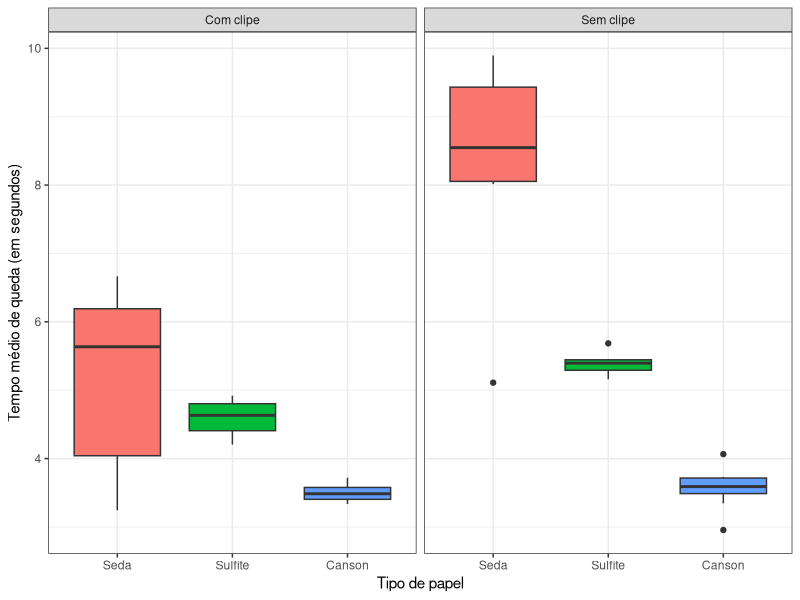
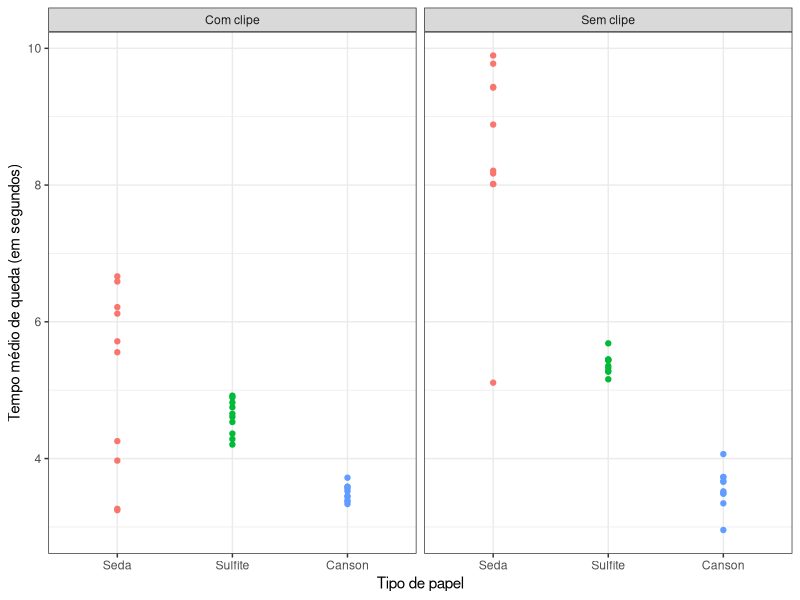
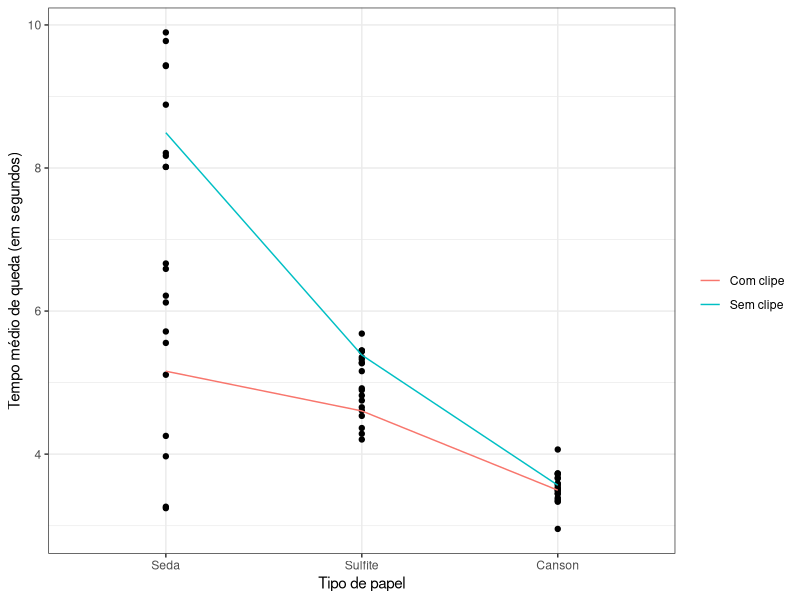
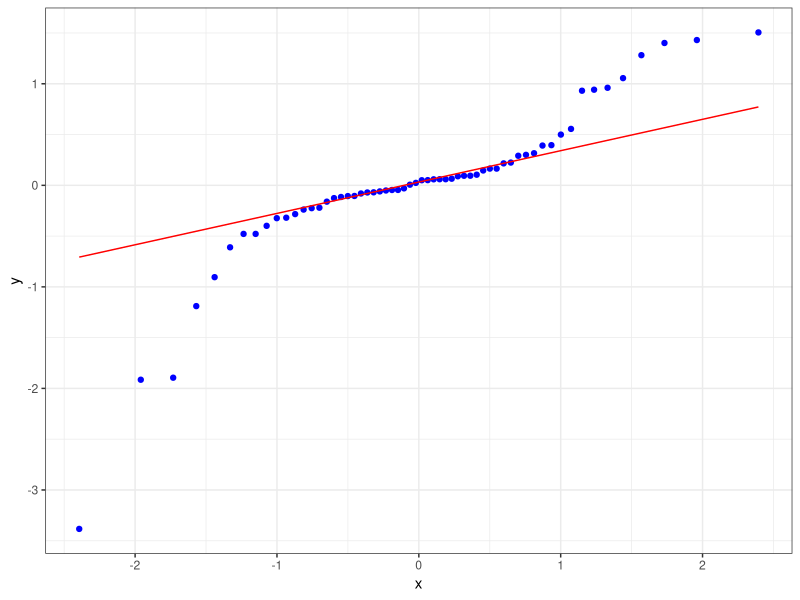
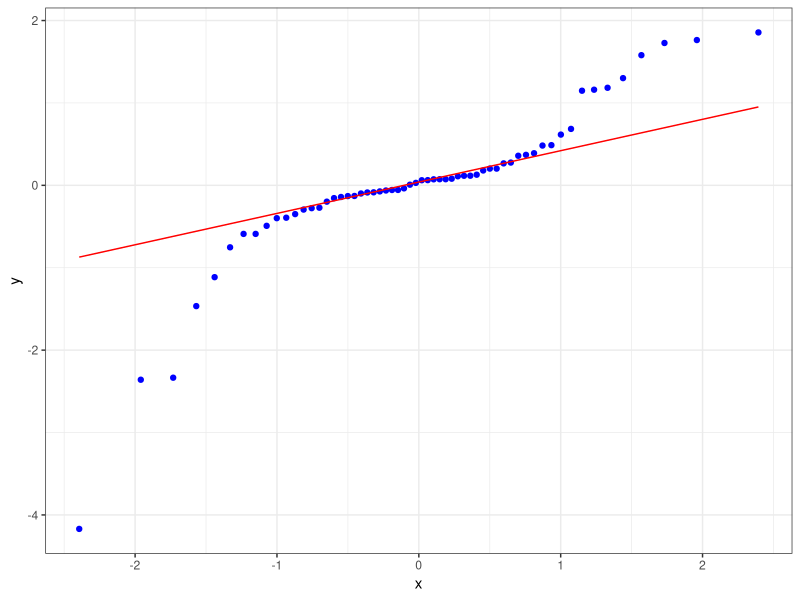
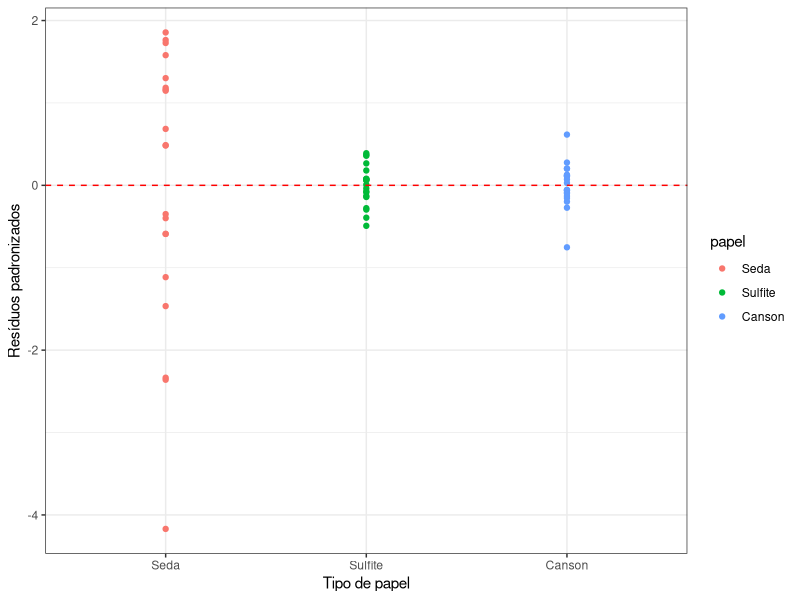
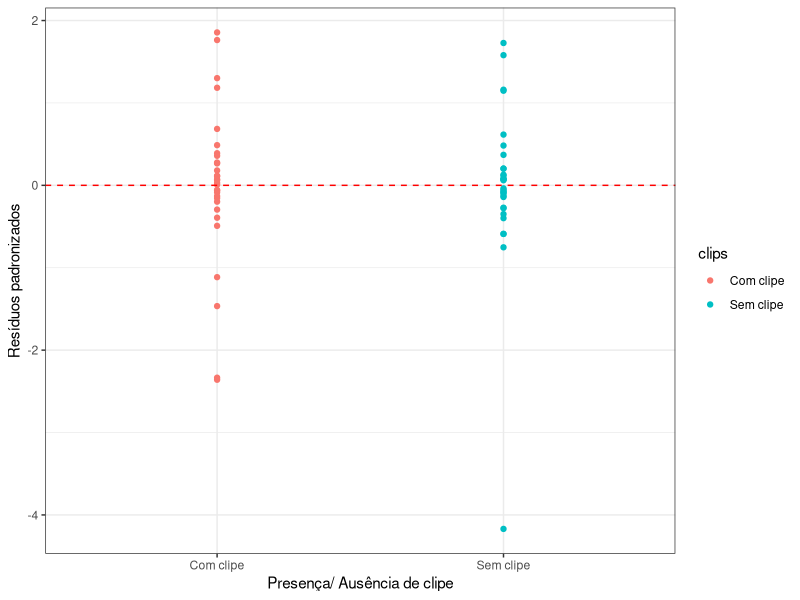
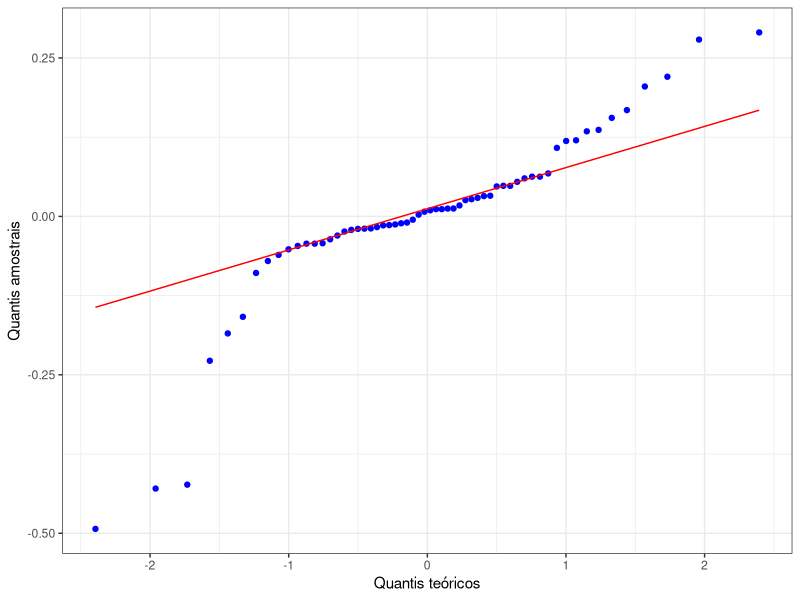

R code for these plots, in order:
library(readxl)
library(dplyr)
library(tidyverse)
dados <- read_xlsx("helicopter.xlsx")

#Transformando variaveis em fatores
dados$papel <- factor(dados$papel, levels = c("Seda", "Sulfite", "Canson"))
for (i in 1:nrow(dados)){
  if (dados$clips[i] == "Não"){
    dados$clips[i] <- "Sem clipe"
  } else {
    dados$clips[i] <- "Com clipe"
  }
}
dados$clips <- as.factor(dados$clips)

#Variavel resposta: media dos tempos
dados$tempo <- rowMeans(dados %>% select(terreo, segundo_andar))


#Analise descritiva
descritiva <- function(variavel){
  medidas <- summary(variavel)
  standard.deviation <- sd(variavel)
  
  return(c(medidas, SD = standard.deviation))}


medidas.resumo <- dados %>% select(c("papel", "clips", "tempo")) %>% group_by(papel, clips) %>% 
  summarise(n = n(), Media = mean(tempo), standard.deviation = sd(tempo), 
            cv = (standard.deviation/Media)*100, Minimo = min(tempo), Maximo = max(tempo))

library(knitr)
kable(medidas.resumo, col.names = c("papel", "clips", "n", "Media", "standard.deviation", "cv", "Minimo", "Maximo"),
      digits = 2, caption = "Tabela Teste") 

#Os helicpteros de seda , independente da presenca de clipes, tiveram os tempos mais variados em relacao aos helicopteros de outros papeis:
dados %>% ggplot(aes(x = papel, y = tempo, fill = papel)) + 
  geom_boxplot(show.legend = FALSE) +
  facet_wrap(~ clips) +
  labs(x = "Tipo de papel", y = "Tempo médio de queda (em segundos)") +
  theme_bw()

#Gráfico de dispersão:
dados %>% ggplot(aes(x = papel, y = tempo, color = papel)) + 
  geom_point(show.legend = FALSE) +
  facet_wrap(~ clips) +
  labs(x = "Tipo de papel", y = "Tempo médio de queda (em segundos)") +
  theme_bw()

# Gráfico de interação:
medias <- dados %>% group_by(clips, papel) %>% summarise(media_tempo = mean(tempo))

dados %>% ggplot(aes(x = papel, y = tempo)) +
  geom_point() +
  geom_line(data = medias, aes(x = papel, y = media_tempo, group = clips, color = clips)) +
  labs(x = "Tipo de papel", y = "Tempo médio de queda (em segundos)", color = "") +
  theme_bw()


# ANOVA
modelo.anova <- lm(tempo ~ papel*clips, dat = dados)
fit<-anova(modelo.anova)

# Diagnóstico do modelo
#qqplot - normalidade
dados$residuos <- residuals(modelo.anova)
dados %>% ggplot(aes(sample = residuos)) + 
  stat_qq(color = "blue") + 
  stat_qq_line(color = "red") + 
  theme_bw()

dados$res_padronizados <- dados$residuos/sqrt(fit$`Mean Sq`[4])
dados %>% ggplot(aes(sample = res_padronizados)) + 
  stat_qq(color = "blue") + 
  stat_qq_line(color = "red") + 
  theme_bw()

#residuos padronizados versus niveis fator A
dados %>% select(c(papel, res_padronizados)) %>% ggplot(aes(x = papel, y = res_padronizados, color = papel)) +
  geom_point() +
  geom_hline(yintercept = 0, color = "red", linetype = "dashed") +
  labs(x = "Tipo de papel", y = "Resíduos padronizados") +
  theme_bw()

#residuos padronizados versus niveis fator B
dados %>% select(c(clips, res_padronizados)) %>% ggplot(aes(x = clips, y = res_padronizados, color = clips)) +
  geom_point() +
  geom_hline(yintercept = 0, color = "red", linetype = "dashed") +
  labs(x = "Presença/ Ausência de clipe", y = "Resíduos padronizados") +
  theme_bw()

# TRANSFORMAÇÃO log
#qqplot - normalidade
dados$tempo_log <-log(dados$tempo)

modelo.anova2 <- lm(tempo_log ~ papel*clips, data = dados)
fit2<-anova(modelo.anova2)

dados$residuos.2 <- residuals(modelo.anova2)
dados %>% ggplot(aes(sample = residuos.2)) + 
  stat_qq(color = "blue") + 
  stat_qq_line(color = "red") + 
  labs(x = "Quantis teóricos", y = "Quantis amostrais") +
  theme_bw()


# ANOVA NAO PARAMÉTRICA
# Transformação em postos

aov.rnk <- aov(rank(tempo) ~ papel*clips, data = dados, 
               contrasts = list(papel = 'contr.sum', clips = 'contr.sum'))

summary(aov.rnk, type = 'III')

# ou: (tanto faz)
aov.rnk.2 <- lm(rank(tempo) ~ papel*clips, data = dados, 
                contrasts = list(papel = 'contr.sum', clips = 'contr.sum'))

fit3<-anova(aov.rnk.2)
fit3

# Resíduos
#qqplot - normalidade
dados$res.np <- residuals(aov.rnk.2)
dados %>% ggplot(aes(sample = res.np)) + 
  stat_qq(color = "blue") + 
  stat_qq_line(color = "red") + 
  labs(x = "Quantis teóricos", y = "Quantis amostrais") +
  theme_bw()

dados$res_padronizados_np <- dados$res.np/sqrt(fit3$`Mean Sq`[4])
dados %>% ggplot(aes(sample = res_padronizados_np)) + 
  stat_qq(color = "blue") + 
  stat_qq_line(color = "red") + 
  theme_bw()

#residuos padronizados versus niveis fator A
dados %>% select(c(papel, res_padronizados_np)) %>% ggplot(aes(x = papel, y = res_padronizados_np, color = papel)) +
  geom_point() +
  geom_hline(yintercept = 0, color = "red", linetype = "dashed") +
  labs(x = "Tipo de papel", y = "Resíduos padronizados") +
  theme_bw()

#residuos padronizados versus niveis fator B
dados %>% select(c(clips, res_padronizados_np)) %>% ggplot(aes(x = clips, y = res_padronizados_np, color = clips)) +
  geom_point() +
  geom_hline(yintercept = 0, color = "red", linetype = "dashed") +
  labs(x = "Presença/ Ausência de clipe", y = "Resíduos padronizados") +
  theme_bw()


# POS-TESTE
TukeyHSD(aov.rnk)
plot(TukeyHSD(aov.rnk), las=1, col="red", cex.axis=0.2) 
